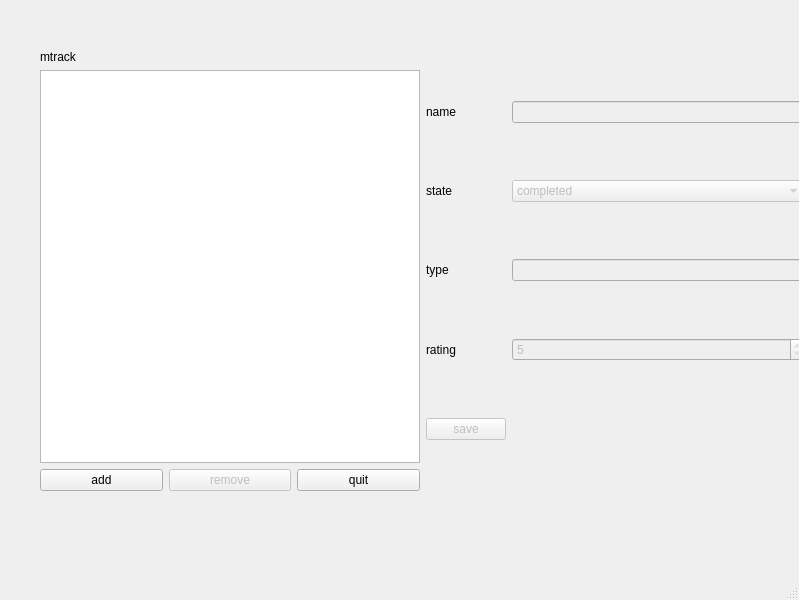
<?xml version="1.0" encoding="UTF-8"?>
<ui version="4.0">
 <class>MainWindow</class>
 <widget class="QMainWindow" name="MainWindow">
  <property name="geometry">
   <rect>
    <x>0</x>
    <y>0</y>
    <width>799</width>
    <height>600</height>
   </rect>
  </property>
  <property name="windowTitle">
   <string>MainWindow</string>
  </property>
  <widget class="QWidget" name="centralwidget">
   <widget class="QWidget" name="gridLayoutWidget">
    <property name="geometry">
     <rect>
      <x>40</x>
      <y>50</y>
      <width>765</width>
      <height>441</height>
     </rect>
    </property>
    <layout class="QGridLayout" name="rootLayout">
     <item row="0" column="2">
      <layout class="QGridLayout" name="editLayout">
       <item row="0" column="1">
        <widget class="QLineEdit" name="nameEdit">
         <property name="enabled">
          <bool>false</bool>
         </property>
        </widget>
       </item>
       <item row="3" column="0">
        <widget class="QLabel" name="ratingLabel">
         <property name="text">
          <string>rating</string>
         </property>
        </widget>
       </item>
       <item row="2" column="0">
        <widget class="QLabel" name="typeLabel">
         <property name="text">
          <string>type</string>
         </property>
        </widget>
       </item>
       <item row="3" column="1">
        <widget class="QSpinBox" name="ratingBox">
         <property name="enabled">
          <bool>false</bool>
         </property>
         <property name="readOnly">
          <bool>true</bool>
         </property>
         <property name="minimum">
          <number>1</number>
         </property>
         <property name="maximum">
          <number>10</number>
         </property>
         <property name="value">
          <number>5</number>
         </property>
        </widget>
       </item>
       <item row="1" column="1">
        <widget class="QComboBox" name="stateBox">
         <property name="enabled">
          <bool>false</bool>
         </property>
         <property name="placeholderText">
          <string/>
         </property>
         <item>
          <property name="text">
           <string>completed</string>
          </property>
         </item>
         <item>
          <property name="text">
           <string>ongoing</string>
          </property>
         </item>
         <item>
          <property name="text">
           <string>droped</string>
          </property>
         </item>
        </widget>
       </item>
       <item row="0" column="0">
        <widget class="QLabel" name="nameLabel">
         <property name="text">
          <string>name</string>
         </property>
        </widget>
       </item>
       <item row="1" column="0">
        <widget class="QLabel" name="stateLabel">
         <property name="text">
          <string>state</string>
         </property>
        </widget>
       </item>
       <item row="4" column="0">
        <widget class="QPushButton" name="saveButton">
         <property name="enabled">
          <bool>false</bool>
         </property>
         <property name="text">
          <string>save</string>
         </property>
        </widget>
       </item>
       <item row="2" column="1">
        <widget class="QLineEdit" name="typeEdit">
         <property name="enabled">
          <bool>false</bool>
         </property>
        </widget>
       </item>
      </layout>
     </item>
     <item row="0" column="0">
      <layout class="QVBoxLayout" name="mainLayout">
       <item>
        <widget class="QLabel" name="mTrackLayout">
         <property name="text">
          <string>mtrack</string>
         </property>
        </widget>
       </item>
       <item>
        <widget class="QTreeView" name="mediaView">
         <property name="tabKeyNavigation">
          <bool>true</bool>
         </property>
         <property name="alternatingRowColors">
          <bool>true</bool>
         </property>
         <property name="rootIsDecorated">
          <bool>false</bool>
         </property>
         <property name="itemsExpandable">
          <bool>false</bool>
         </property>
         <property name="sortingEnabled">
          <bool>false</bool>
         </property>
        </widget>
       </item>
       <item>
        <layout class="QHBoxLayout" name="mainButtonLayout">
         <item>
          <widget class="QPushButton" name="addButton">
           <property name="text">
            <string>add</string>
           </property>
          </widget>
         </item>
         <item>
          <widget class="QPushButton" name="rmButton">
           <property name="enabled">
            <bool>false</bool>
           </property>
           <property name="text">
            <string>remove</string>
           </property>
          </widget>
         </item>
         <item>
          <widget class="QPushButton" name="quitButton">
           <property name="text">
            <string>quit</string>
           </property>
          </widget>
         </item>
        </layout>
       </item>
      </layout>
     </item>
    </layout>
   </widget>
  </widget>
  <widget class="QMenuBar" name="menubar">
   <property name="geometry">
    <rect>
     <x>0</x>
     <y>0</y>
     <width>799</width>
     <height>27</height>
    </rect>
   </property>
  </widget>
  <widget class="QStatusBar" name="statusbar"/>
 </widget>
 <resources/>
 <connections>
  <connection>
   <sender>quitButton</sender>
   <signal>clicked()</signal>
   <receiver>MainWindow</receiver>
   <slot>close()</slot>
   <hints>
    <hint type="sourcelabel">
     <x>357</x>
     <y>499</y>
    </hint>
    <hint type="destinationlabel">
     <x>399</x>
     <y>299</y>
    </hint>
   </hints>
  </connection>
 </connections>
</ui>
